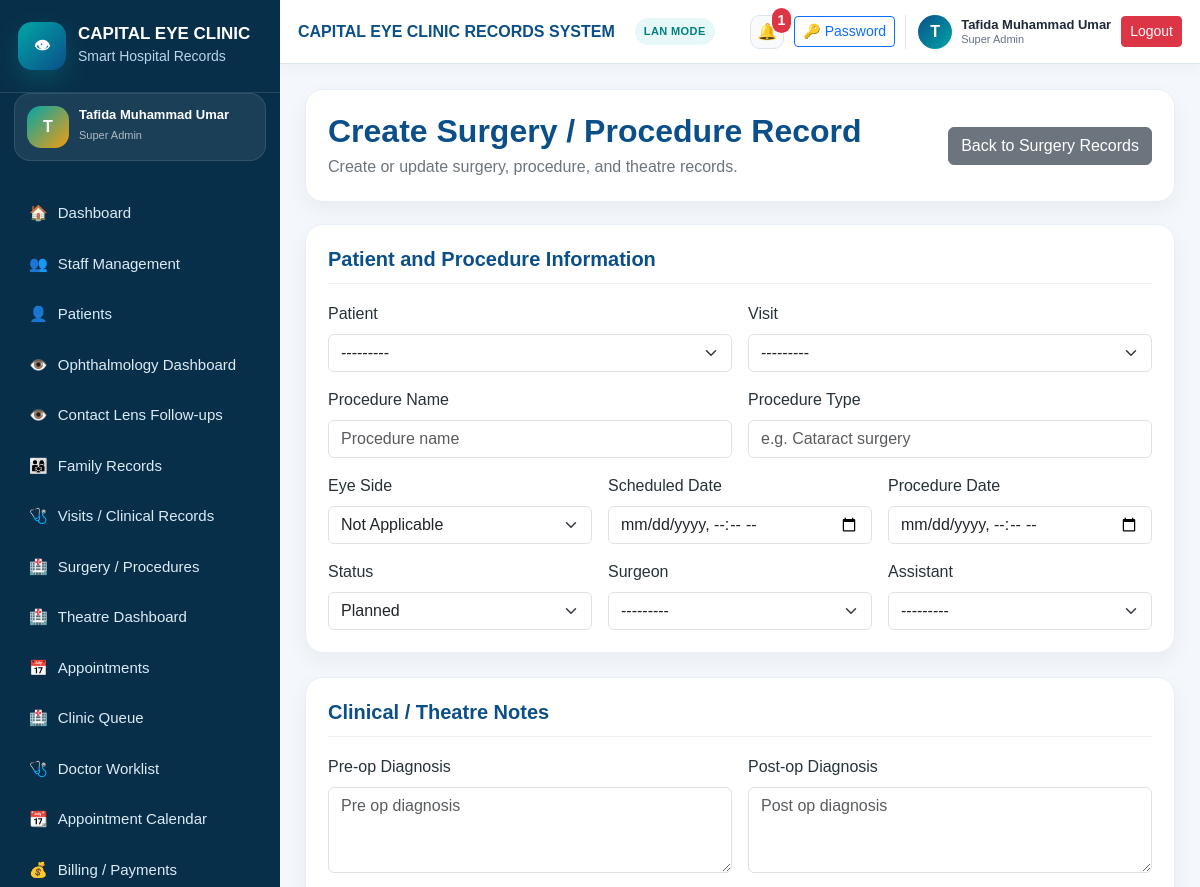
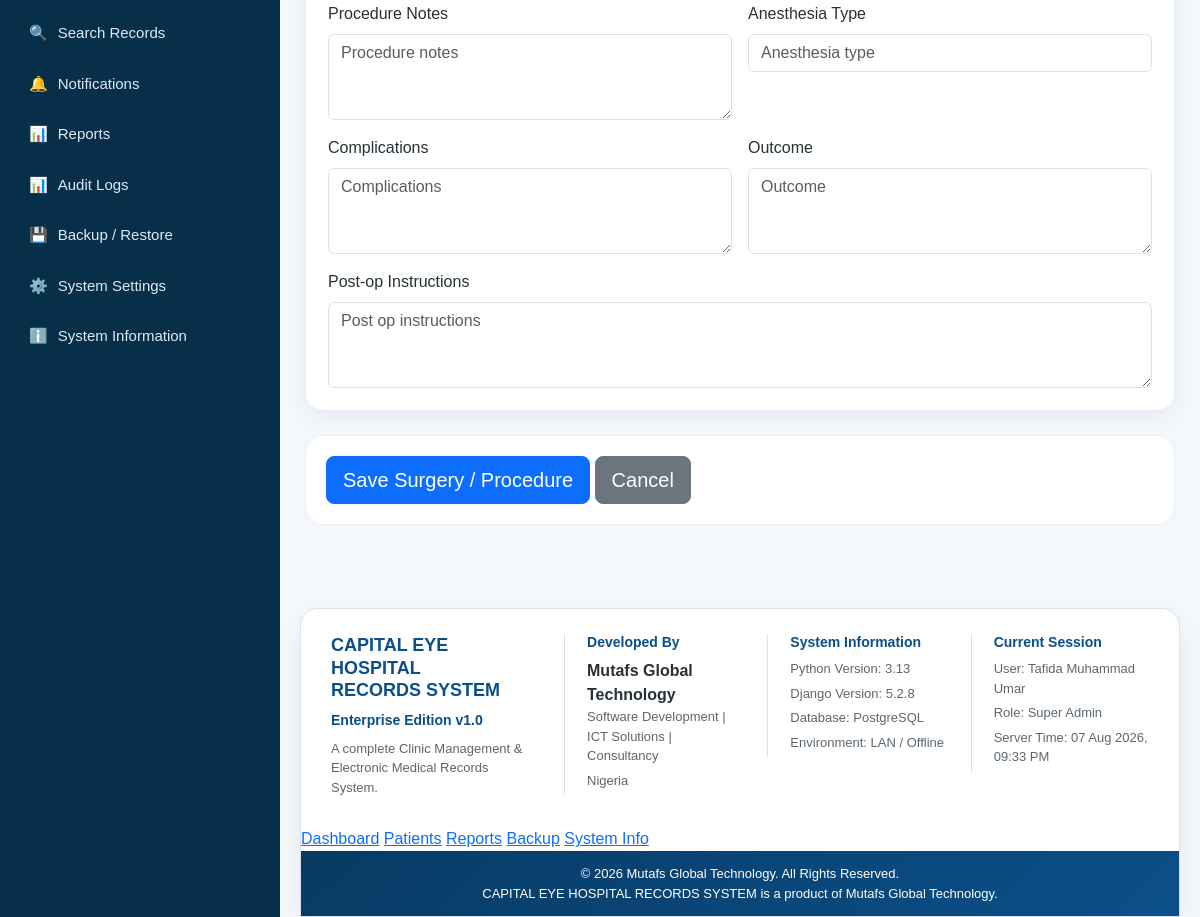
Page /patients/surgeries/create/ (signed in) on the committed database (2 pictures, top to bottom).
### settings_app/models.py (models this page shows, shortened)
class SystemSetting(models.Model):
    hospital_name = models.CharField(
        max_length=200,
        default="CAPITAL EYE HOSPITAL",
    )
    system_name = models.CharField(
        max_length=200,
        default="CAPITAL EYE HOSPITAL RECORDS SYSTEM",
    )
    hospital_address = models.TextField(blank=True)
    hospital_phone = models.CharField(max_length=50, blank=True)
    hospital_email = models.EmailField(blank=True)
    receipt_footer = models.TextField(
        blank=True,
        default="Thank you for choosing Capital Eye Hospital.",
    )
    report_footer = models.TextField(
        blank=True,
        default="Generated from CAPITAL EYE HOSPITAL RECORDS SYSTEM.",
    )
    backup_reminder_text = models.CharField(
        max_length=255,
        default="Remember to backup clinic records regularly.",
    )
    default_currency = models.CharField(
        max_length=10,
        default="₦",
    )
    allow_duplicate_warning = models.BooleanField(default=True)
    enable_audit_logs = models.BooleanField(default=True)
    updated_at = models.DateTimeField(auto_now=True)
    class Meta:
        verbose_name = "System Setting"
        verbose_name_plural = "System Settings"
    @classmethod
    def get_settings(cls):
        obj, created = cls.objects.get_or_create(pk=1)
        return obj

### accounts/models.py (models this page shows, shortened)
class User(AbstractUser):
    class Role(models.TextChoices):
        SUPER_ADMIN = "SUPER_ADMIN", "Super Admin"
        HOSPITAL_ADMIN = "HOSPITAL_ADMIN", "Hospital Admin"
        RECEPTIONIST = "RECEPTIONIST", "Receptionist"
        DOCTOR = "DOCTOR", "Doctor/Ophthalmologist"
        NURSE = "NURSE", "Nurse"
        CASHIER = "CASHIER", "Cashier/Accountant"
        RECORDS_OFFICER = "RECORDS_OFFICER", "Records Officer"
        LAB_STAFF = "LAB_STAFF", "Lab/Procedure Staff"
        VIEWER = "VIEWER", "Viewer/Auditor"
    role = models.CharField(
        max_length=30,
        choices=Role.choices,
        default=Role.VIEWER,
    )
    phone_number = models.CharField(max_length=20, blank=True)
    staff_id = models.CharField(max_length=30, blank=True, unique=True, null=True)
    department = models.CharField(max_length=100, blank=True)
    must_change_password = models.BooleanField(default=False)
    is_active_staff = models.BooleanField(default=True)
    created_at = models.DateTimeField(auto_now_add=True)
    updated_at = models.DateTimeField(auto_now=True)
    class Meta:
        ordering = ["first_name", "last_name", "username"]
    def __str__(self):
        full_name = self.get_full_name()
        return full_name if full_name else self.username

### patients/views.py (the view, shortened to what this page needs)
# urls.py: path("surgeries/create/", views.surgery_create, name="surgery_create"),
@login_required
@clinical_staff_required
def surgery_create(request):
    form = SurgeryProcedureForm(request.POST or None)
    return render(request, "patients/surgery_form.html", {
        "form": form,
        "title": "Create Surgery / Procedure Record",
        "button_text": "Save Surgery / Procedure",
    })

### notifications/context_processors.py (called while the page is built)
def notification_context(request):
    if not request.user.is_authenticated:
        return {
            "unread_notifications_count": 0,
            "recent_notifications": [],
        }
    notifications = Notification.objects.filter(
        recipient=request.user,
        is_read=False,
    ) | Notification.objects.filter(
        is_global=True,
        is_read=False,
    )
    notifications = notifications.order_by("-created_at")
    return {
        "unread_notifications_count": notifications.count(),
        "recent_notifications": notifications[:5],
    }

### patients/forms.py (called while the page is built)
def apply_enterprise_form_style(form):
    for field_name, field in form.fields.items():
        existing_class = field.widget.attrs.get("class", "")
        if field.widget.__class__.__name__ == "Select":
            field.widget.attrs["class"] = f"{existing_class} form-select".strip()
        else:
            field.widget.attrs["class"] = f"{existing_class} form-control".strip()
        field.widget.attrs.setdefault("placeholder", field.label)

### patients/models.py (called while the page is built)
    def __str__(self):
        return f"{self.file_number} - {self.full_name}"

    def __str__(self):
        return f"{self.visit_number} - {self.patient.full_name}"

### templates/patients/surgery_form.html (shortened to what this page needs)
{% extends "base.html" %}
{% block content %}
<div class="page-header">
    <div>
        <h2>{{ title }}</h2>
        <p>Create or update surgery, procedure, and theatre records.</p>
    </div>
    <a href="{% url 'surgery_list' %}" class="btn btn-secondary">
        Back to Surgery Records
    </a>
</div>
<form method="post" novalidate>
    <div class="panel-card mb-4">
        <div class="panel-header">
            <h5>Patient and Procedure Information</h5>
        </div>
        <div class="row g-3">
            <div class="col-md-6">
                <label class="form-label">Patient</label>
                {{ form.patient }}
            </div>
            <div class="col-md-6">
                <label class="form-label">Visit</label>
                {{ form.visit }}
            </div>
            <div class="col-md-6">
                <label class="form-label">Procedure Name</label>
                {{ form.procedure_name }}
            </div>
            <div class="col-md-6">
                <label class="form-label">Procedure Type</label>
                {{ form.procedure_type }}
            </div>
            <div class="col-md-4">
                <label class="form-label">Eye Side</label>
                {{ form.eye_side }}
            </div>
            <div class="col-md-4">
                <label class="form-label">Scheduled Date</label>
                {{ form.scheduled_date }}
            </div>
            <div class="col-md-4">
                <label class="form-label">Procedure Date</label>
                {{ form.procedure_date }}
            </div>
            <div class="col-md-4">
                <label class="form-label">Status</label>
                {{ form.status }}
            </div>
            <div class="col-md-4">
                <label class="form-label">Surgeon</label>
                {{ form.surgeon }}
            </div>
            <div class="col-md-4">
                <label class="form-label">Assistant</label>
                {{ form.assistant }}
            </div>
        </div>
    </div>
    <div class="panel-card mb-4">
        <div class="panel-header">
            <h5>Clinical / Theatre Notes</h5>
        </div>
        <div class="row g-3">
            <div class="col-md-6">
                <label class="form-label">Pre-op Diagnosis</label>
                {{ form.pre_op_diagnosis }}
            </div>
            <div class="col-md-6">
                <label class="form-label">Post-op Diagnosis</label>
                {{ form.post_op_diagnosis }}
            </div>
            <div class="col-md-6">
                <label class="form-label">Procedure Notes</label>
                {{ form.procedure_notes }}
            </div>
            <div class="col-md-6">
                <label class="form-label">Anesthesia Type</label>
                {{ form.anesthesia_type }}
            </div>
            <div class="col-md-6">
                <label class="form-label">Complications</label>
                {{ form.complications }}
            </div>
            <div class="col-md-6">
                <label class="form-label">Outcome</label>
                {{ form.outcome }}
            </div>
            <div class="col-md-12">
                <label class="form-label">Post-op Instructions</label>
                {{ form.post_op_instructions }}
            </div>
        </div>
    </div>
    <div class="form-actions">
        <button type="submit" class="btn btn-primary btn-lg">{{ button_text }}</button>
        <a href="{% url 'surgery_list' %}" class="btn btn-secondary btn-lg">Cancel</a>
    </div>
</form>
{% endblock %}

### templates/base.html (shortened to what this page needs)
{% load static %}
<!DOCTYPE html>
<html lang="en">
<head>
    <link href="{% static 'css/bootstrap.min.css' %}" rel="stylesheet">
    <link href="{% static 'css/app.css' %}?v=20260802-4" rel="stylesheet">
</head>
<body>
{% if user.is_authenticated %}
<div class="app-wrapper">
    <aside class="sidebar" id="sidebar">
        <div class="sidebar-brand">
            <div class="brand-logo eye-brand-logo">👁</div>
            <div>
                <h5>{{ system_settings.hospital_name|default:"CAPITAL EYE" }}</h5>
                <small>Smart Hospital Records</small>
            </div>
        </div>
        <div class="sidebar-user-mini">
            <div class="sidebar-user-avatar">
                {{ request.user.get_full_name|default:request.user.username|slice:":1"|upper }}
            </div>
            <div>
                <strong>{{ request.user.get_full_name|default:request.user.username }}</strong>
                <small>{{ request.user.get_role_display }}</small>
            </div>
        </div>
        <nav class="sidebar-nav">
            <a href="{% url 'dashboard' %}"
               class="nav-link-item {% if request.resolver_match.url_name == 'dashboard' %}active{% endif %}">
                <span>🏠</span> Dashboard
            </a>
            <a href="{% url 'staff_dashboard' %}"
               class="nav-link-item {% if 'staff' in request.resolver_match.url_name %}active{% endif %}">
                <span>👥</span> Staff Management
            </a>
            <a href="{% url 'patient_list' %}"
               class="nav-link-item {% if request.resolver_match.url_name == 'patient_list' or request.resolver_match.url_name == 'patient_create' or request.resolver_match.url_name == 'patient_detail' %}active{% endif %}">
                <span>👤</span> Patients
            </a>
            <a href="{% url 'ophthalmology_dashboard' %}"
               class="nav-link-item {% if request.resolver_match.url_name == 'ophthalmology_dashboard' %}active{% endif %}">
                <span>👁️</span> Ophthalmology Dashboard
            </a>
            <a href="{% url 'contact_lens_follow_up_queue' %}"
               class="nav-link-item {% if request.resolver_match.url_name == 'contact_lens_follow_up_queue' %}active{% endif %}">
                <span>👁️</span> Contact Lens Follow-ups
            </a>
            <a href="{% url 'family_group_list' %}" class="nav-link-item">
                <span>👨‍👩‍👧</span> Family Records
            </a>
            <a href="{% url 'visit_list' %}" class="nav-link-item">
                <span>🩺</span> Visits / Clinical Records
            </a>
            <a href="{% url 'surgery_list' %}" class="nav-link-item">
                <span>🏥</span> Surgery / Procedures
            </a>
            <a href="{% url 'surgery_theatre_dashboard' %}" class="nav-link-item">
                <span>🏥</span> Theatre Dashboard
            </a>
            <a href="{% url 'appointment_list' %}" class="nav-link-item">
                <span>📅</span> Appointments
            </a>
            <a href="{% url 'clinic_queue' %}" class="nav-link-item">
                <span>🏥</span> Clinic Queue
            </a>
            <a href="{% url 'doctor_worklist' %}" class="nav-link-item">
                <span>🩺</span> Doctor Worklist
            </a>
            <a href="{% url 'appointment_calendar' %}" class="nav-link-item">
                <span>📆</span> Appointment Calendar
            </a>
            <a href="{% url 'bill_list' %}" class="nav-link-item">
                <span>💰</span> Billing / Payments
            </a>
            <a href="{% url 'global_search' %}" class="nav-link-item">
                <span>🔍</span> Search Records
            </a>
            <a href="{% url 'notification_list' %}"
               class="nav-link-item {% if 'notification' in request.resolver_match.url_name %}active{% endif %}">
                <span>🔔</span> Notifications
            </a>
            <a href="{% url 'reports_dashboard' %}"
               class="nav-link-item {% if 'report' in request.resolver_match.url_name %}active{% endif %}">
                <span>📊</span> Reports
            </a>
            <a href="{% url 'audit_log_list' %}" class="nav-link-item">
                <span>📊</span> Audit Logs
            </a>
            <a href="{% url 'backup_dashboard' %}" class="nav-link-item">
                <span>💾</span> Backup / Restore
            </a>
            <a href="{% url 'system_setting_update' %}" class="nav-link-item">
                <span>⚙️</span> System Settings
            </a>
            <a href="{% url 'about_system' %}"
               class="nav-link-item {% if request.resolver_match.url_name == 'about_system' %}active{% endif %}">
                <span>ℹ️</span> System Information
            </a>
        </nav>
    </aside>
    <main class="main-content">
        <header class="topbar enterprise-topbar">
            <div class="topbar-title">
                <strong>{{ system_settings.system_name }}</strong>
                <span class="system-mode-badge">LAN MODE</span>
            </div>
            <div class="user-area enterprise-user-area">
                <a href="{% url 'notification_list' %}" class="topbar-icon-btn position-relative" title="Notifications">
                    🔔
                    {% if unread_notifications_count %}
                        <span class="notification-count-badge">{{ unread_notifications_count }}</span>
                    {% endif %}
                </a>
                <a href="{% url 'change_own_password' %}" class="btn btn-sm btn-outline-primary topbar-password-btn">
                    🔑 Password
                </a>
                <div class="topbar-user-card">
                    <div class="topbar-avatar">
                        {{ request.user.get_full_name|default:request.user.username|slice:":1"|upper }}
                    </div>
                    <div class="topbar-user-text">
                        <strong>{{ request.user.get_full_name|default:request.user.username }}</strong>
                        <small>{{ request.user.get_role_display }}</small>
                    </div>
                </div>
                <a href="{% url 'logout' %}" class="btn btn-sm btn-danger">
                    Logout
                </a>
            </div>
        </header>
        <section class="page-content page-transition">
            {% block content %}{% endblock %}
        </section>
        <footer class="enterprise-footer">
            <div class="enterprise-footer-grid">
                <div class="footer-brand">
                    <h5>CAPITAL EYE HOSPITAL<br>RECORDS SYSTEM</h5>
                    <p>Enterprise Edition v1.0</p>
                    <small>
                        A complete Clinic Management & Electronic Medical Records System.
                    </small>
                </div>
                <div class="footer-section">
                    <h6>Developed By</h6>
                    <strong>Mutafs Global Technology</strong>
                    <p>Software Development | ICT Solutions | Consultancy</p>
                    <small>Nigeria</small>
                </div>
                <div class="footer-section">
                    <h6>System Information</h6>
                    <p>Python Version: 3.13</p>
                    <p>Django Version: 5.2.8</p>
                    <p>Database: PostgreSQL</p>
                    <p>Environment: LAN / Offline</p>
                </div>
                <div class="footer-section">
                    <h6>Current Session</h6>
                    <p>User: {{ request.user.get_full_name|default:request.user.username }}</p>
                    <p>Role: {{ request.user.get_role_display }}</p>
                    <p>Server Time: {% now "d M Y, h:i A" %}</p>
                </div>
            </div>
            <div class="enterprise-footer-links">
                <a href="{% url 'dashboard' %}">Dashboard</a>
                <a href="{% url 'patient_list' %}">Patients</a>
                <a href="{% url 'reports_dashboard' %}">Reports</a>
                <a href="{% url 'backup_dashboard' %}">Backup</a>
                <a href="{% url 'about_system' %}">System Info</a>
            </div>
            <div class="enterprise-footer-bottom">
                © {% now "Y" %} Mutafs Global Technology. All Rights Reserved.
                <br>
                CAPITAL EYE HOSPITAL RECORDS SYSTEM is a product of Mutafs Global Technology.
            </div>
        </footer>
    </main>
</div>
{% else %}
    {% block public_content %}{% endblock %}
{% endif %}
</body>
</html>

### rows in the picture
SystemSetting: hospital_name "CAPITAL EYE CLINIC", system_name "CAPITAL EYE CLINIC RECORDS SYSTEM"
User: user.get_full_name "T", user.get_full_name "Tafida Muhammad Umar", user.role "Super Admin"

### other values in the picture
{{ unread_notifications_count }} "1"
{{ title }} "Create Surgery / Procedure Record"
{{ button_text }} "Save Surgery / Procedure"
